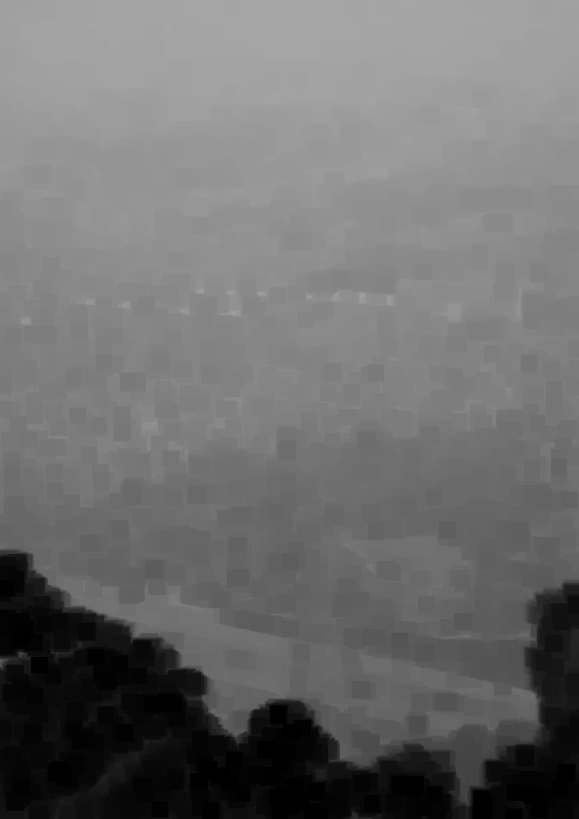
#> input picture darktest.jpg, 579 x 819 px
$ python our_impl.py darktest.jpg   (older library calls are emulated)
#> lines starting #> are read from the running program, lines starting #| are printed output that depends on the picture
import numpy as np
import cv2
import sys
import heapq
import os

file_name = sys.argv[1]

src = cv2.imread(file_name, cv2.IMREAD_COLOR)
#> src is the input picture: shape (819, 579, 3); min 0, max 166, mean 109.7
I = src.astype("float64")/255

#print(I[500:550, 500:550, :])

(h, w, n_colors) = I.shape
#> h = 819; w = 579; n_colors = 3
dark = np.zeros([h, w])
PATCH_SIZE = 5 #must be an odd numebr

step = PATCH_SIZE // 2

num_pixels = h * w
#> num_pixels = 474201
topvalues = max(num_pixels // 10000, 10)
#> topvalues = 47

HEAP = []
for i in range(h):
	for j in range(w):
		left_limit = max(j - step, 0)
		right_limit = min(j + step, w-1)
		top_limit = max(i - step, 0)
		bottom_limit = min(i+step, h-1)
		B = I[top_limit:bottom_limit, left_limit:right_limit, 0]
		G = I[top_limit:bottom_limit, left_limit:right_limit, 1]
		R = I[top_limit:bottom_limit, left_limit:right_limit, 2]

		min_color = np.minimum(np.minimum(B, G), R)
		min_val = np.min(min_color)
		dark[i, j] = min_val
		if len(HEAP) == topvalues:
			if HEAP[0][0] < min_val:
				heapq.heappop(HEAP)
				heapq.heappush(HEAP, (min_val, i, j))
		else:
			heapq.heappush(HEAP, (min_val, i, j))


#ATM_LIGHT = max((sum(I[i, j, :]) for _, i, j in HEAP))
max_val = -1
#optimization: only need to check n/2 leaves, because leaves of a heap contain the max value
#ATM_LIGHT = np.zeros([1, 3])
for _, i, j in HEAP:
	sm = sum(I[i, j, :])
	if sm > max_val:
		max_val = sm
		ATM_LIGHT = I[i, j, :]
#> this loop made 47 passes
#> (i, j, max_val, ATM_LIGHT) on pass 1: (0, 282, 1.95, [0.651, 0.651, 0.651])
#> (i, j) on passes 2 to 7: (0, 285), (0, 283), (0, 289), (0, 286), (0, 284), (0, 293)
#> after the loop, max_val = 1.95


#transmission
omega = 0.75
temp_I = np.empty(I.shape,I.dtype)
for i in range(3):
	temp_I[:, :, i] = I[:, :, i]/ATM_LIGHT[i]
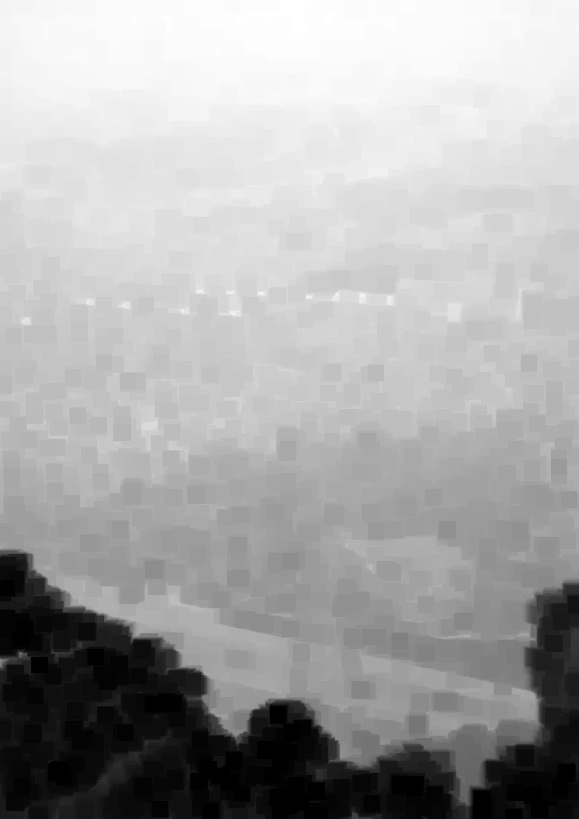
#> temp_I: shape (819, 579, 3) float64; min 0, max 1, mean 0.661

dark_trans = np.zeros([h, w])
for i in range(h):
	for j in range(w):
		left_limit = max(j - step, 0)
		right_limit = min(j + step, w-1)
		top_limit = max(i - step, 0)
		bottom_limit = min(i+step, h-1)
		B = temp_I[top_limit:bottom_limit, left_limit:right_limit, 0]
		G = temp_I[top_limit:bottom_limit, left_limit:right_limit, 1]
		R = temp_I[top_limit:bottom_limit, left_limit:right_limit, 2]

		min_color = np.minimum(np.minimum(B, G), R)
		min_val = np.min(min_color)
		dark_trans[i, j] = min_val

transmission = 1 - omega*dark_trans
t0 = 0.1
#ATM_LIGHT = np.array([ATM_LIGHT])

#scene_radiance = ( I - ATM_LIGHT ) / cv2.max(t0, transmission )  + ATM_LIGHT

gray = cv2.cvtColor(src,cv2.COLOR_BGR2GRAY)
gray = np.float64(gray)/255
r = 60
eps = 0.0001

mean_I = cv2.boxFilter(gray,cv2.CV_64F,(r,r))
mean_p = cv2.boxFilter(transmission, cv2.CV_64F,(r,r))
mean_Ip = cv2.boxFilter(gray*transmission,cv2.CV_64F,(r,r))
cov_Ip = mean_Ip - mean_I*mean_p

mean_II = cv2.boxFilter(gray*gray,cv2.CV_64F,(r,r))
var_I   = mean_II - mean_I*mean_I

a = cov_Ip/(var_I + eps)
b = mean_p - a*mean_I

mean_a = cv2.boxFilter(a,cv2.CV_64F,(r,r))
mean_b = cv2.boxFilter(b,cv2.CV_64F,(r,r))

transmission = mean_a*gray + mean_b

scene_radiance = np.empty(I.shape, I.dtype)
for i in range(0,3):
	scene_radiance[:,:,i] = (I[:,:,i]-ATM_LIGHT[i])/transmission + ATM_LIGHT[i]
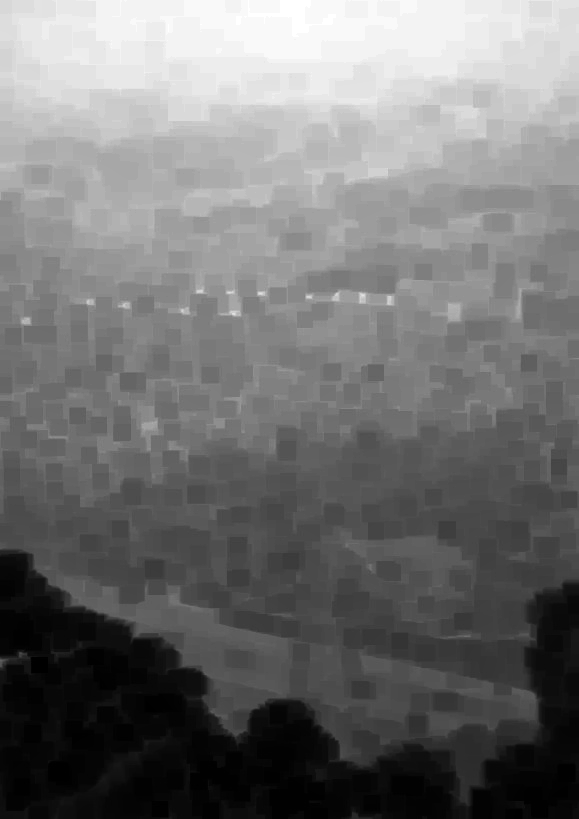
#> scene_radiance: shape (819, 579, 3) float64; min -0.00547, max 0.651, mean 0.29; drawn with min black and max white

scene_radiance_e = scene_radiance + 0.04
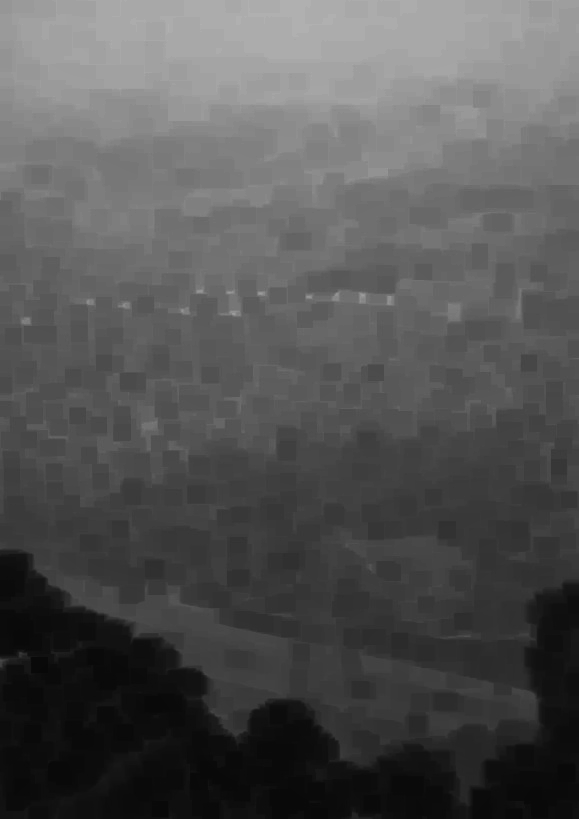
#> scene_radiance_e: shape (819, 579, 3) float64; min 0.0345, max 0.691, mean 0.33

try:
    os.mkdir(file_name+" folder")
except OSError as error:
    print("folder exists")
os.chdir(file_name+" folder")

cv2.imshow("scene_radiance_exposed", scene_radiance_e)
cv2.imwrite("scene_exposed_"+file_name, scene_radiance_e*255)

cv2.imshow("scene_radiance", scene_radiance)
cv2.imwrite("scene"+file_name, scene_radiance*255)


cv2.imshow("trans", transmission)
cv2.imwrite("trans"+file_name, transmission*255)


cv2.imwrite("dark"+file_name, dark*255)
cv2.imshow("dark", dark)


cv2.imshow(file_name, I)


alpha=1-transmission
thres =  .8 * np.mean(alpha)
#> thres = 0.392

alpha[alpha <= thres] = 0
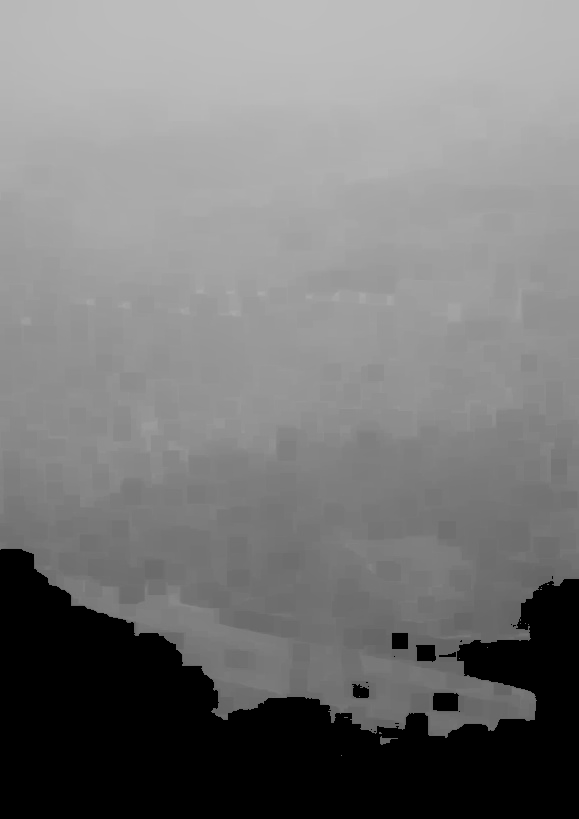
#> alpha: shape (819, 579) float64; min 0, max 0.746, mean 0.473
alpha *= 2

foreground = scene_radiance_e.copy()
background = scene_radiance_e.copy()
foreground=cv2.GaussianBlur(foreground, (9,9), 0)
for i in range(3):
	foreground[:, :, i] = alpha  * foreground[:,:,i]
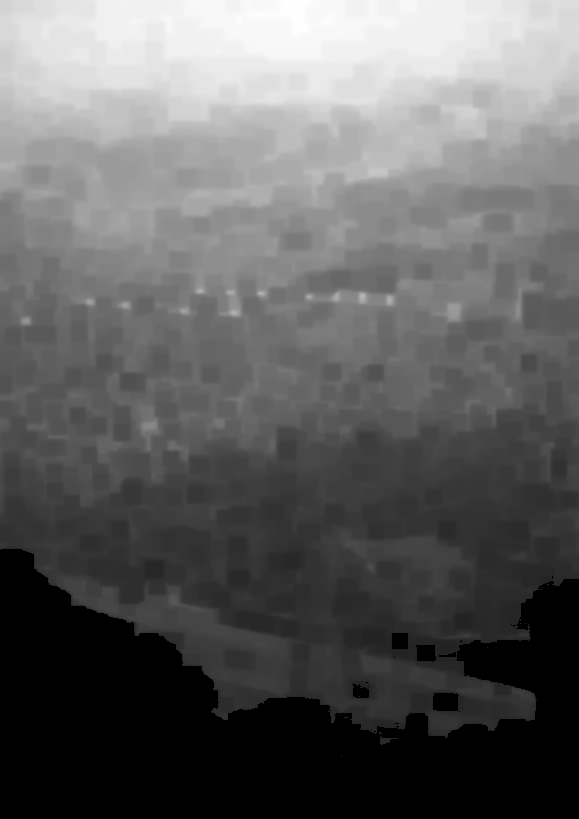
#> foreground: shape (819, 579, 3) float64; min 0, max 1.03, mean 0.393; drawn with min black and max white


# Multiply the background with ( 1 - alpha )

for i in range(3):

	background[:, :, i] = (1.0 - alpha)  * background[:,:,i]
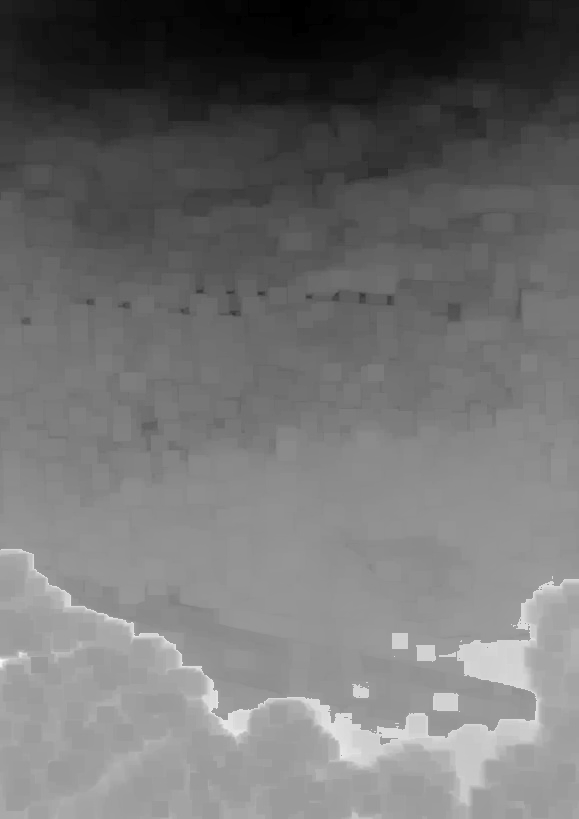
#> background: shape (819, 579, 3) float64; min -0.341, max 0.282, mean -0.0631; drawn with min black and max white

# Add the masked foreground and background.
outImage = cv2.add(foreground, background)

# Display image
cv2.imshow("outImg", outImage)
cv2.imwrite("dof_"+file_name, outImage*255)

cv2.imshow("alpha", alpha)
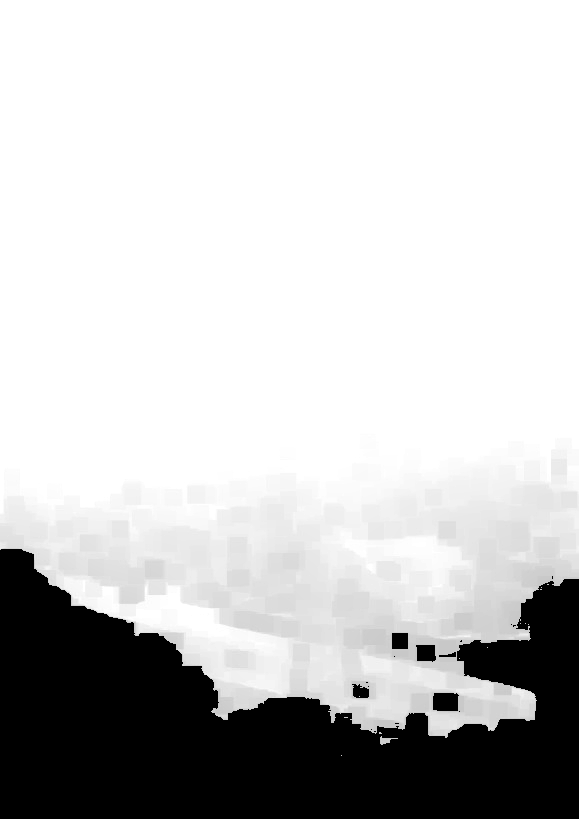
#> window 'alpha': shape (819, 579); min 0, max 255, mean 200.3
cv2.imwrite("alpha"+file_name, alpha*255)

'''
#adding haze back
EXPERIMENTAL


fgnohaze = scene_radiance_e.copy()
bghaze = I.copy()
bghaze+=.5
for i in range(3):
	bghaze[:, :, i] = alpha  * bghaze[:,:,i]


# Multiply the background with ( 1 - alpha )

for i in range(3):

	fgnohaze[:, :, i] = (1.0 - alpha)  * fgnohaze[:,:,i]

# Add the masked foreground and background.
hazyimg = cv2.add(fgnohaze, bghaze)

# Display image
cv2.imshow("haze", hazyimg)
cv2.imwrite("haze_"+file_name, outImage*255)
'''

depth_map = 1-transmission
cv2.imwrite(file_name+"_depth", depth_map*255)

cv2.waitKey()
